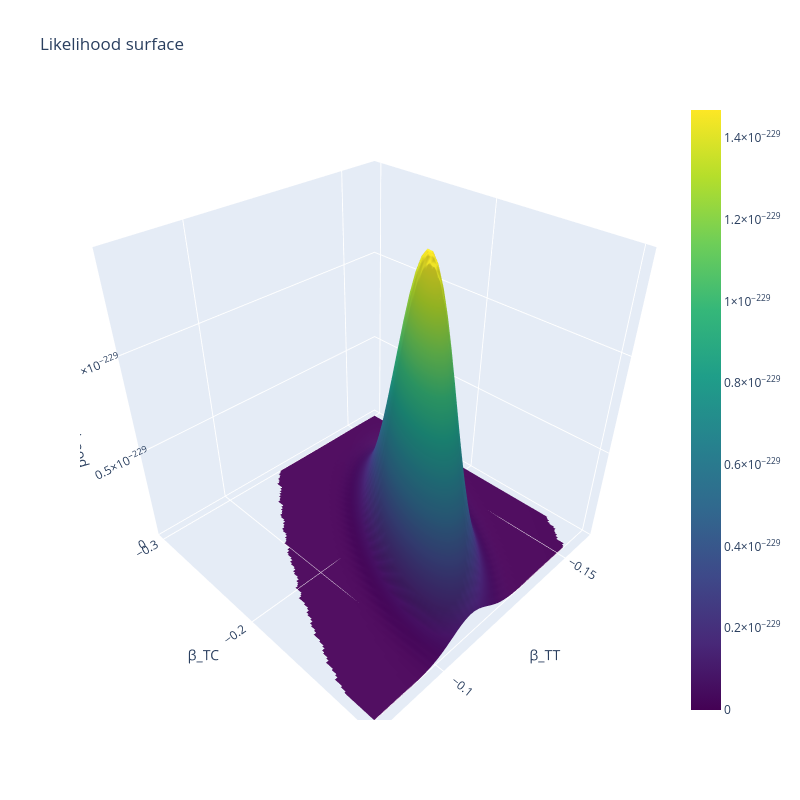

The notebook cell this image was saved under:
### Markdown cell above
Next, we create the plot of the likelihood as a function of the betas using the `compute_L` function.<br>

### Code cell
# Create meshgrid of betas
beta_tt = np.linspace(-0.16,-0.08  , 51)
beta_tc = np.linspace(-0.3,-0.1, 51)
BETA_TT, BETA_TC = np.meshgrid(beta_tt, beta_tc)

# Compute the log-likelihood for each pair of betas
L = np.zeros_like(BETA_TT)
for i in range(BETA_TT.shape[0]):
    for j in range(BETA_TT.shape[1]):
        L[i, j] = compute_L(BETA_TT[i, j], BETA_TC[i, j], df)
        
# Plot the log-likelihood using plotly
vmin = L.min()
vmax = L.max()
fig = go.Figure(data=[go.Surface(z = L, x = BETA_TT, y = BETA_TC,cmin=vmin,cmax=vmax,colorscale='Viridis')])
fig.update_layout(title='Likelihood surface',
                  scene = dict(
                    xaxis_title='β_TT',
                    yaxis_title='β_TC',
                    zaxis_title='Likelihood'))

# Set z range
fig.update_layout(scene = dict(zaxis = dict(range=[vmin,vmax])))

# Increase the plot size
fig.update_layout(width=800, height=800)

# Show the plot
fig.show()

### Figure 1 — Plotly figure (JSON) as saved in the notebook; plotly's stock layout.template omitted (floating-point values rounded to 4 significant figures; data arrays with more than 128 entries replaced by an {"elided": "..."} marker saying what was removed)
{"data": [{"cmax": 1.469e-229, "cmin": 3.364e-259, "colorscale": [[0, "#440154"], [0.1111, "#482878"], [0.2222, "#3e4989"], [0.3333, "#31688e"], [0.4444, "#26828e"], [0.5556, "#1f9e89"], [0.6667, "#35b779"], [0.7778, "#6ece58"], [0.8889, "#b5de2b"], [1, "#fde725"]], "type": "surface", "x": {"elided": "51x51 float values"}, "y": {"elided": "51x51 float values"}, "z": {"elided": "51x51 float values"}}], "layout": {"height": 800, "scene": {"xaxis": {"title": {"text": "β_TT"}}, "yaxis": {"title": {"text": "β_TC"}}, "zaxis": {"range": [3.364e-259, 1.469e-229], "title": {"text": "Likelihood"}}}, "title": {"text": "Likelihood surface"}, "width": 800}}
